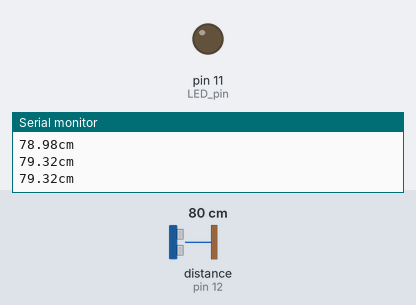
This sketch was run on a simulated Arduino Uno, built with avr-gcc and run on an emulated ATmega328P. Shown: output pins drawn as LEDs (lit = HIGH), the last lines printed to the serial monitor. Wiring (inferred from the names in the program): ultrasonic range finder: trigger pin 13; echo pin 12. Dashed ring = blinking. The inputs (shaded band) are chosen by the test bench; at power-on: distance to the obstacle (sensor on pin 12) 80 cm. The echo pulse lasts 58.3 µs per cm; pins used as bus, display or sensor lines are not drawn.

Above: at 1.3 s.
1.4 s: distance to the obstacle (sensor on pin 12) set to 44 cm
2.9 s: distance to the obstacle (sensor on pin 12) set to 35 cm
At 3.4 s:
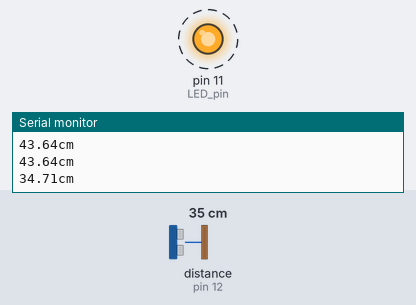
5.9 s: distance to the obstacle (sensor on pin 12) set to 60 cm
At 6.9 s:
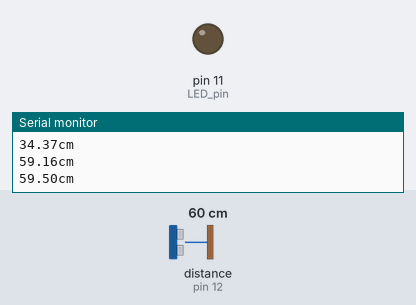
7.4 s: distance to the obstacle (sensor on pin 12) set to 2 cm
At 7.9 s:
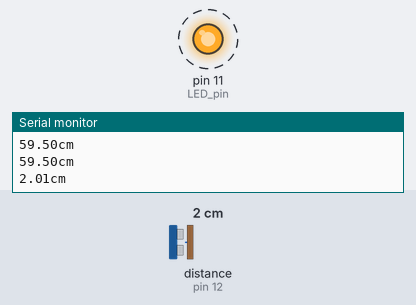
Timing chart, 0 to 11.4 s (numbered marks = the images above; inputs shaded):
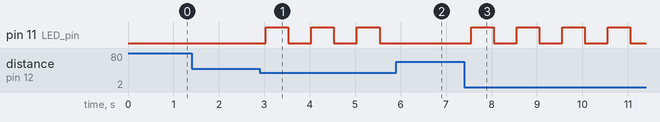

Measured:
- the behaviour switches between 41 and 40 cm on distance to the obstacle (sensor on pin 12) (found by bisection; images 0 and 1)
- after the input at 2.9 s, pin 11 (LED_pin): alternates HIGH for 0.50 s and LOW for 0.50 s, starting after 0.13 s
- after the input at 5.9 s, pin 11 (LED_pin): stays LOW (without the input it goes to HIGH after 0.14 s)
- after the input at 7.4 s, pin 11 (LED_pin): alternates HIGH for 0.50 s and LOW for 0.50 s, starting after 0.15 s

The sketch:

techneck.ino
```cpp
int trig_pin = 13; // trig 핀을 아두이노의 13번핀에 연결
int echo_pin = 12; // echo 핀을 아두이노의 12번핀에 연결
int LED_pin = 11; // LED를 아두이노의 11번핀에 연결

void setup() {
Serial.begin(9600); // 시리얼 통신 시작
pinMode(LED_pin, OUTPUT); // LED는 출력으로 설정
pinMode(trig_pin, OUTPUT); // trig_pin은 아두이노의 신호를 받으므로 출력모드로 설정
pinMode(echo_pin, INPUT); // echo_pin은 아두이노에 신호를 주므로 입력모드
}

void loop() {
// 초음파를 10us(마이크로 초)동안 발사
digitalWrite(trig_pin, LOW);
digitalWrite(echo_pin, LOW);
delayMicroseconds(2);

digitalWrite(trig_pin, HIGH);
delayMicroseconds(10);

digitalWrite(trig_pin, LOW);
// echo_pin이 HIGH가 될때까지의 시간을 duration 변수에 저장
unsigned long duration = pulseIn(echo_pin, HIGH);
// 거리를 계산
float distance = ((float)(340 * duration) / 10000) / 2;
Serial.print(distance);
Serial.print("cm\n");
if (distance <= 40) { // ★★★★★★★ 물체와의 거리가 40cm 이하이면(거북목이 되었으면)★★★★★★★
digitalWrite(LED_pin, HIGH); // 경고음을 출력
delay(500); // LED ON 상태 0.5초간 유지
digitalWrite(LED_pin, LOW); // LED끄기
}

delay(500); // 0.5초 대기후 다시 거리 측정

}
```
